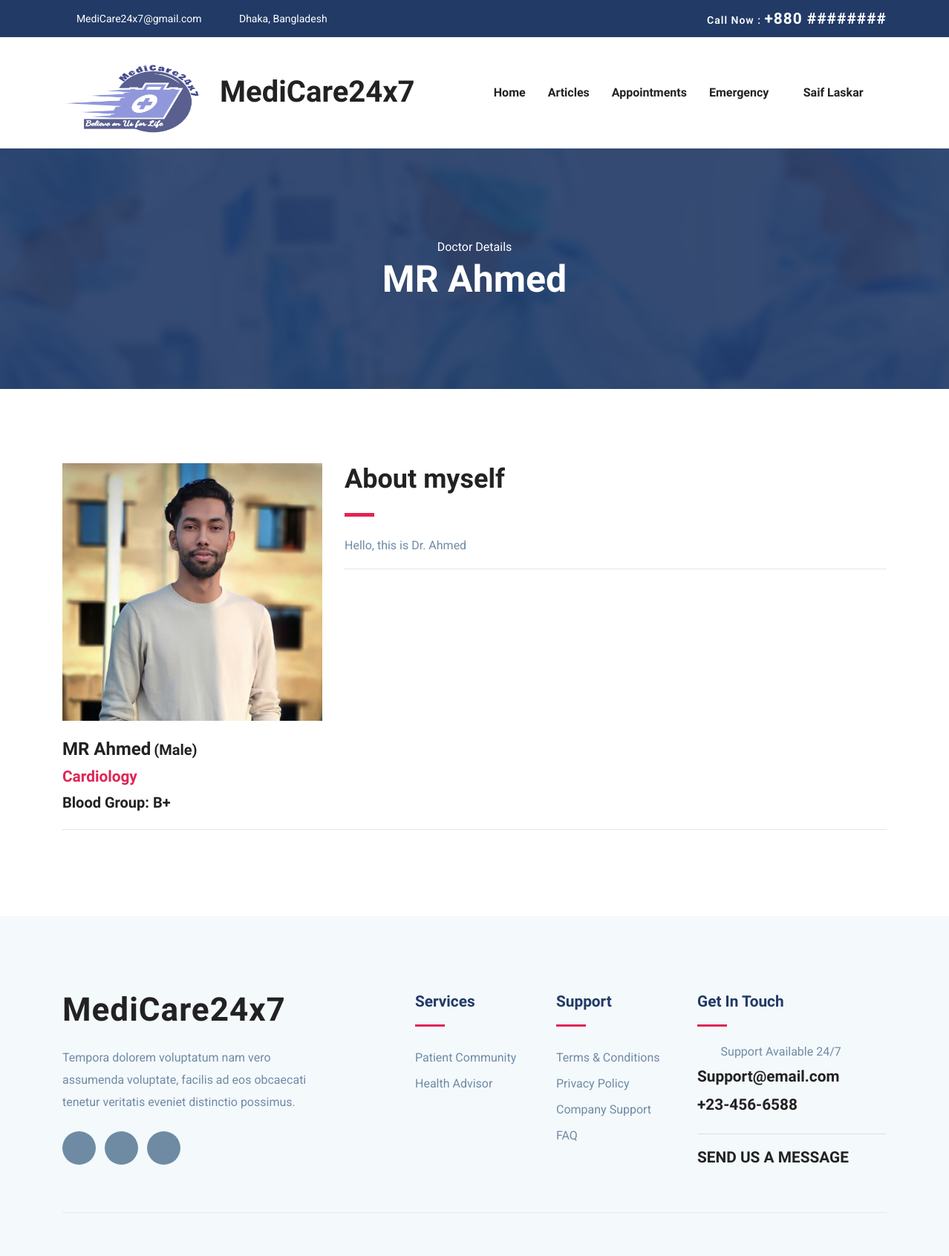
Page /accounts/doctor-profile/6 (signed in) on the committed database.
### accounts/models.py (models this page shows, shortened)
class UserModel(AbstractBaseUser, PermissionsMixin):
    email = models.EmailField(max_length=255, unique=True)  # Email
    name = models.CharField(max_length=255)  # Name
    is_patient = models.BooleanField(default=False)  # True if patient
    is_doctor = models.BooleanField(default=False)  # True if doctor
    is_active = models.BooleanField(default=True)  # True if active
    is_staff = models.BooleanField(default=False)
    is_admin = models.BooleanField(default=False)
    is_superuser = models.BooleanField(default=False)
    date_joined = models.DateTimeField(auto_now_add=True)
    USERNAME_FIELD = 'email'
    REQUIRED_FIELDS = ['name']  # Email & Password are required by default.
    objects = MyUserManager()  # User manager for the User Model

class DoctorModel(models.Model):
    GENDER_CHOICES = [
        ('Male', 'Male'),
        ('Female', 'Female'),
        ('Other', 'Other'),
    ]
    BLOOD_GROUP_CHOICES = [
        ('A+', 'A+'),
        ('A-', 'A-'),
        ('B+', 'B+'),
        ('B-', 'B-'),
        ('AB+', 'AB+'),
        ('AB-', 'AB-'),
        ('O+', 'O+'),
        ('O-', 'O-'),
    ]
    SpecializationModel= [
        ('Cardiology', 'Cardiology'),
        ('Dentistry', 'Dentistry'),
        ('Dermatology', 'Dermatology'),
        ('Endocrinology', 'Endocrinology'),
        ('Gastroenterology', 'Gastroenterology'),
        ('General Surgery', 'General Surgery'),
    ]
    user = models.OneToOneField(UserModel, on_delete=models.CASCADE)
    bio = models.TextField(null=True, blank=True)
    image = models.ImageField(null=True, blank=True)
    gender = models.CharField(max_length=10, choices=GENDER_CHOICES, null=True, blank=True)
    blood_group = models.CharField(max_length=10, choices=BLOOD_GROUP_CHOICES, null=True, blank=True)
    date_of_birth = models.DateField(null=True, blank=True)
    phone = models.CharField(max_length=15, null=True, blank=True)
    NID = models.CharField(max_length=50, null=True, blank=True)
    specialization = models.CharField(max_length=20, choices=SpecializationModel, null=True, blank=True)
    BMDC_regNo = models.CharField(max_length=100, null=True, blank=True)
    last_donation = models.DateField(null=True, blank=True)

### accounts/views.py (the view)
# urls.py: path('accounts/doctor-profile/<str:pk>', doctor_profile_view, name='doctor-profile'),
@login_required(login_url="login")
def doctor_profile_view(request, pk):
    is_self = False  # set the is_self variable to false
    user = UserModel.objects.get(id=pk)  # get the user
    if request.user == user:  # check if the user is the same as the user in the url
        is_self = True  # set the is_self variable to true
    profile = DoctorModel.objects.get(user=user)  # get the doctor's profile
    date_joined = calc_age(user.date_joined)  # calculate the age of the user
    incomplete_profile = False  # set the incomplete_profile variable to false
    if (
        not profile.bio
        and not profile.gender
        and not profile.blood_group
        and not profile.date_of_birth
        or not profile.phone
        or not profile.NID
        or not profile.specialization
        or not profile.BMDC_regNo
    ):
        incomplete_profile = True
        incomplete_profile = True
    context = {  # Context to render the view
        "user": user,  # The user
        "is_self": is_self,  # The flag
        "profile": profile,  # The doctor's profile
        "date_joined": date_joined,  # The account age
        "incomplete_profile": incomplete_profile,  # The incomplete profile flag
    }
    return render(request, "accounts/doctor-profile.html", context)  # Render the view

### accounts/utils.py (called while the page is built)
def calc_age(DOB):
    today = date.today()
    return today.year-DOB.year -((today.month, today.day) < (DOB.month, DOB.day))

### templates/accounts/doctor-profile.html (shortened to what this page needs)
{% extends "base.html" %}
{% load static %}
{% block content %}
<section class="page-title bg-1">
    <div class="container">
        <div class="row">
            <div class="col-md-12">
                <div class="block text-center">
                    <span class="text-white">Doctor Details</span>
                    <h1 class="text-capitalize mb-5 text-lg">{{ profile.user.name }}</h1>
                </div>
            </div>
        </div>
    </div>
</section>
<section class="section doctor-single">
    <div class="container">
        <div class="row">
            <div class="col-lg-4 col-md-6">
                <div class="doctor-img-block">
                    {% if profile.image %}
                    <img src="{{ profile.image.url }}" alt="{{ user.name }}" class="img-fluid w-100">
                    {% else %}
                    <img src="{% static 'images/placeholders/addDoctoricon.png' %}" alt="{{ user.name }}"
                         class="img-fluid w-100">
                    {% endif %}
                    <div class="info-block mt-4">
                        <p class="mb-1">
                            <span class="h3">{{ profile.user.name }}</span>
                            {% if profile.gender %}<span class="h5">({{ profile.gender }})</span>{% endif %}
                        </p>
                        {% if profile.specialization %}
                        <p class="h4 text-color-2">{{ profile.specialization }}</p>
                        {% endif %}
                        {% if profile.blood_group %}<p class="h5">Blood Group: {{ profile.blood_group }}</p>{% endif %}
                    </div>
                </div>
            </div>
            <div class="col-lg-8 col-md-6">
                <div class="doctor-details mt-4 mt-lg-0">
                    <h2 class="text-md">About myself</h2>
                    <div class="divider my-4"></div>
                    {% if profile.bio %}
                    <p>{{ profile.bio }}</p>
                    {% elif is_self and incomplete_profile %}
                    <a href="{% url 'doctor-edit-profile' %}" class="btn btn-main-2 btn-round-full mt-3">
                        Complete Your Profile
                    </a>
                    {% endif %}
                    <hr/>
                </div>
            </div>
        </div>
        <hr/>
    </div>
</section>
{% endblock %}

### templates/navbar.html (shortened to what this page needs)
{% load static %}
<nav class="navbar navbar-expand-lg navigation" id="navbar">
    <div class="container">
        <a class="navbar-brand" href="{% url 'home' %}">
            <h1><img src="{% static 'images/logo1.png' %}" alt="" class="img-fluid" style="width: 212px ;height: 106px;">MediCare24x7</h1>
        </a>
        <div class="collapse navbar-collapse" id="navbarmain">
            <ul class="navbar-nav ml-auto">
                <li class="nav-item active">
                    <a class="nav-link" href="{% url 'home' %}">Home</a>
                </li>
                <li class="nav-item"><a class="nav-link" href="#">Articles</a></li>
                {% if request.user.is_authenticated and request.user.is_doctor %}
                <li class="nav-item">
                    <a class="nav-link" href="#">Appointments</a>
                </li>
                {% elif request.user.is_authenticated and request.user.is_patient %}
                <li class="nav-item">
                    <a class="nav-link" href="#">Appointments</a>
                </li>
                {% endif %}
                <li class="nav-item dropdown">
                    <a class="nav-link dropdown-toggle" href="#" id="dropdown02"
                       data-toggle="dropdown" aria-haspopup="true" aria-expanded="false">Emergency <i
                            class="icofont-thin-down"></i></a>
                </li>
                {% if request.user.is_authenticated %}
                <li class="nav-item dropdown">
                    <a class="nav-link dropdown-toggle" href="#" id="dropdown03" data-toggle="dropdown"
                       aria-haspopup="true" aria-expanded="false">{{ request.user.name }} <i
                            class="icofont-thin-down"></i></a>
                </li>
                {% endif %}
            </ul>
        </div>
    </div>
</nav>

### static-files/css/style.css (style rules this page uses)
html { overflow-x: hidden; }
body { line-height: 1.6; font-family: "Roboto", sans-serif; -webkit-font-smoothing: antialiased; font-size: 16px; color: #6F8BA4; font-weight: 400; }
h1, .h1, h2, .h2, h3, .h3, h4, .h4, h5, .h5, h6, .h6 { font-family: "Exo", sans-serif; font-weight: 700; color: #222; }
h1, .h1 { font-size: 2.5rem; }
h2, .h2 { font-size: 44px; }
h3, .h3 { font-size: 1.5rem; }
h4, .h4 { font-size: 1.3rem; line-height: 30px; }
h5, .h5 { font-size: 1.25rem; }
p { line-height: 30px; }
.section { padding: 100px 0; }
.text-md { font-size: 2.25rem; }
.text-lg { font-size: 3.75rem; }
a { color: #222; text-decoration: none; transition: all .35s ease; }
.page-title { padding: 120px 0px 70px 0px; position: relative; }
.page-title .block h1 { color: #fff; }
.text-lg { font-size: 50px; }
#navbarmain { padding: 20px 0px; }
#navbarmain .nav-link { font-weight: 600; padding: 10px 15px; color: #222; font-family: "Exo", sans-serif; text-transform: capitalize; font-size: 16px; transition: all .25s ease; }
.dropdown-toggle::after { display: none; }
.navbar-brand { margin-top: 10px; }
.bg-1 { background: url("../images/bg/22.jpg") no-repeat 50% 50%; background-size: cover; position: relative; }
.text-color-2 { color: #e12454; }
.divider { width: 40px; height: 5px; background: #e12454; }

### rows in the picture
UserModel: user.name "Saif Laskar"
DoctorModel: user.name "MR Ahmed", image (picture), gender "Male", specialization "Cardiology", blood_group "B+", bio "Hello, this is Dr. Ahmed"
